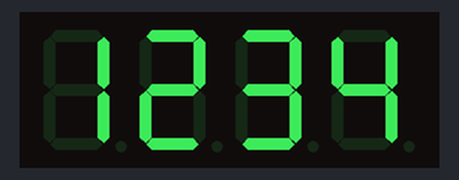
A sketch run on a simulated Arduino Uno, built with avr-gcc and run on an emulated ATmega328P. On the bench: 4-digit seven-segment display.

Above: at 0.1 s.
At 4.1 s:
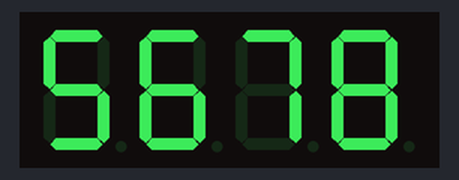

The sketch:

tm1637_test1.ino
```cpp
#include <TM1637Display.h>
const int CLK = 5;
const int DIO = 4;
TM1637Display display(CLK, DIO);

void setup() {
  display.setBrightness(4);
  display.showNumberDec(1234);
  delay(2000);
  display.clear();
  delay(2000);
  display.setBrightness(1);
  display.showNumberDec(5678);
}

void loop() {}
```
